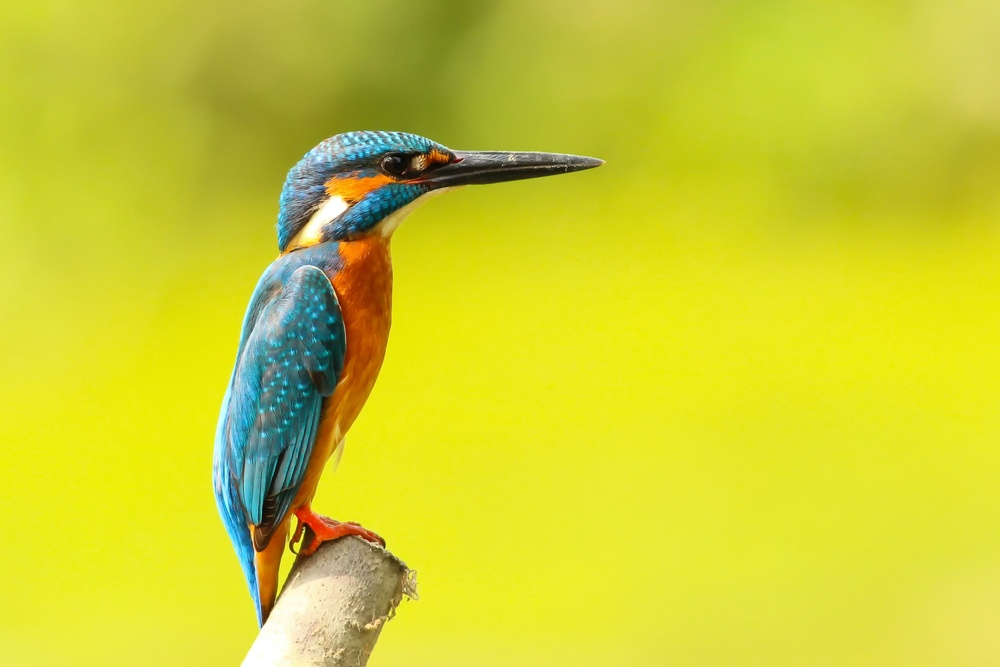
#> input picture images/bird.jpg, 1000 x 667 px, shrunk from 3630 x 2420 before the run, found by its file name
$ python practice.py
#> lines starting #> are read from the running program, lines starting #| are printed output that depends on the picture; after the words box and inside, x2 and y2 are one past the last pixel; in counts of white or black regions, pixels touching at a corner belong together
import matplotlib.pyplot as plt
import cv2
import numpy as np

img_path = 'images/bird.jpg'
rgb = plt.imread(img_path)
#> rgb is the input picture: shape (667, 1000, 3); mean R, G, B 205.9, 206.8, 47.1
# plt.imshow(rgb)

gray = cv2.cvtColor(rgb, cv2.COLOR_RGB2GRAY)
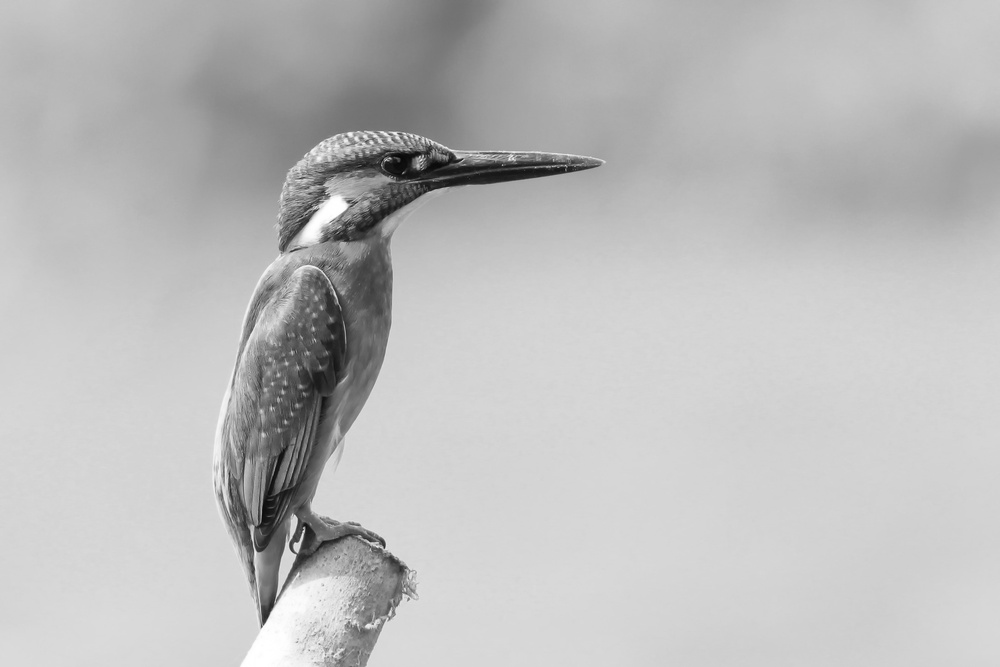
#> gray: shape (667, 1000); min 6, max 255, mean 188.3

_, binary = cv2.threshold(gray, 127, 255, type = cv2.THRESH_BINARY)
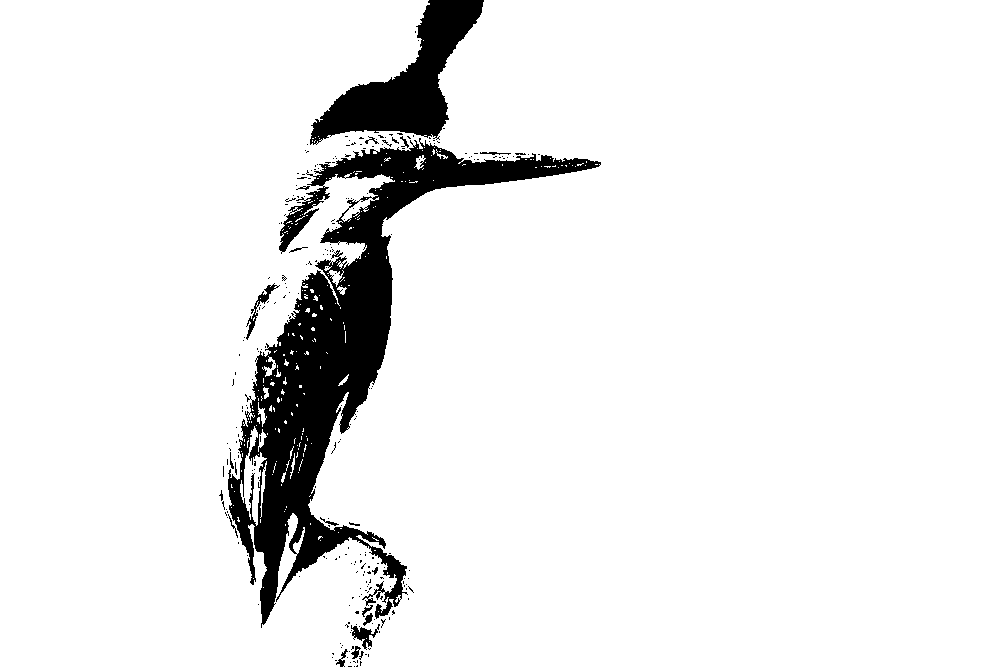
#> binary: shape (667, 1000); 92.4% white; 262 black regions (243 under 20 px), largest, box (x1, y1, x2, y2) and area: (228, 138, 601, 628) 39122, (310, 0, 484, 145) 9532, (246, 283, 280, 340) 306
plt.imshow(binary, cmap = 'gray')
print(binary.shape)
#| (667, 1000)

def erode(img, kernel):
    width, height = img.shape
#> width = 667; height = 1000
    erode_img = np.ones((width+1, height+1), dtype = 'uint8')
    for x in range(1,width):
        for y in range(1, height):
            if(img[x,y] == 0):
                erode_img[x-1:x+2, y-1:y+2] = np.zeros(kernel.shape)
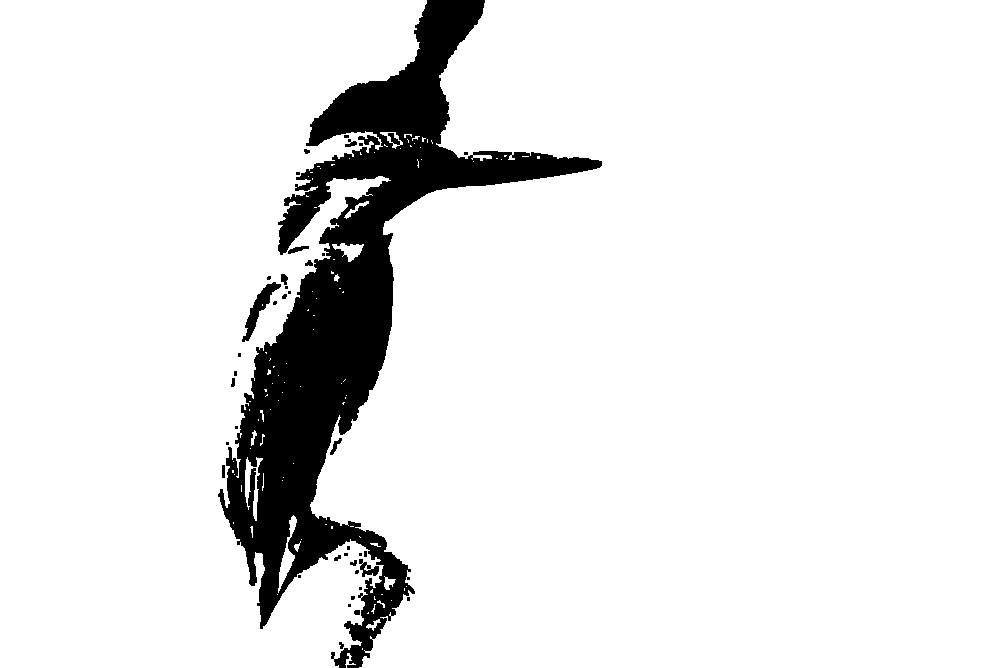
#> erode_img: shape (668, 1001); values 0 (black) and 1 (white), 90.7% white; 39 black regions (23 under 20 px), largest, box (x1, y1, x2, y2) and area: (218, 0, 602, 668) 60473, (242, 282, 281, 342) 631, (359, 559, 379, 577) 173

    return erode_img

def dialate(img, kernel):
    _,k = kernel.shape
#> k = 3
    width, height = img.shape
#> width = 667; height = 1000
    dial_img = np.zeros((width, height), dtype = 'uint8')
    for x in range(1,width-1):
        for y in range(1, height-1):
            if(img[x,y] == 255):
                dial_img[x-1:x+k-1, y-1:y+k-1] = kernel
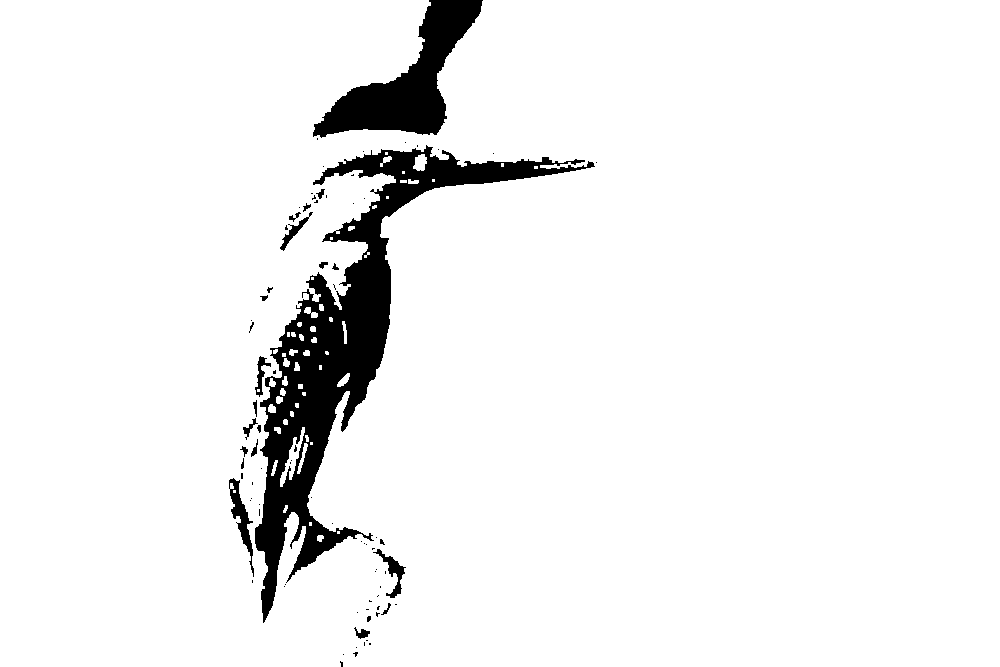
#> dial_img: shape (667, 1000); values 0 (black) and 1 (white), 94.1% white; 82 black regions (61 under 20 px), largest, box (x1, y1, x2, y2) and area: (255, 145, 595, 623) 28157, (313, 0, 483, 138) 8742, (229, 478, 254, 577) 713

    return dial_img

kernel = np.ones((3,3), dtype=np.uint8)

erosion = erode(binary, kernel)
dialation = dialate(binary, kernel)
plt.subplot(1,3,1)
plt.imshow(binary, cmap = 'gray')
plt.subplot(1,3,2)
plt.imshow(erosion, cmap = 'gray')
plt.subplot(1,3,3)
plt.imshow(dialation, cmap = 'gray')
plt.show()
